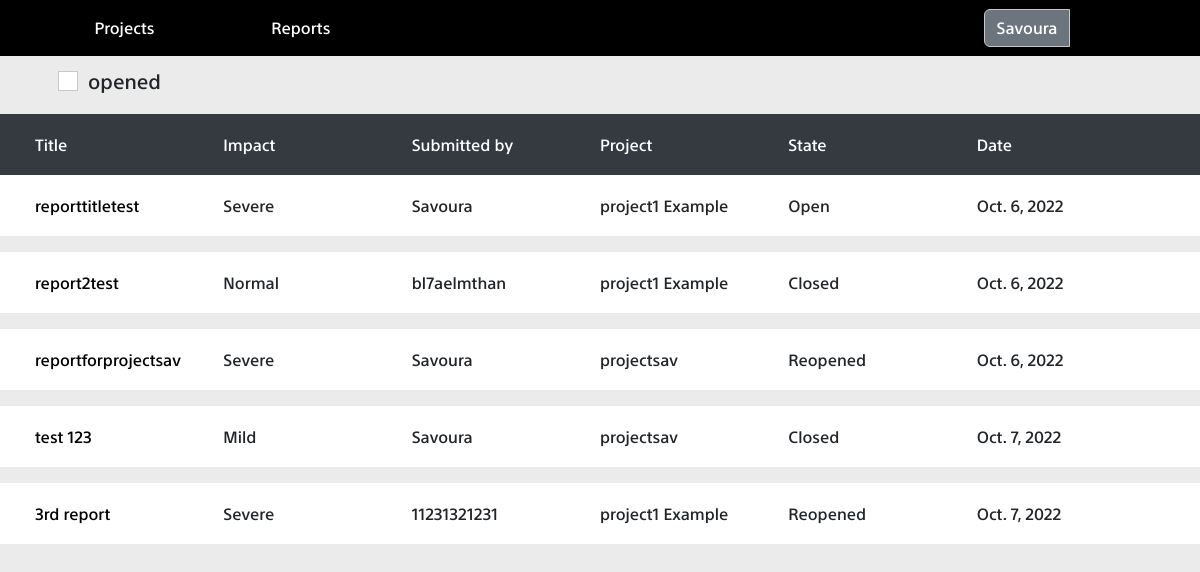
Before: /reports (signed in) with the older database file.
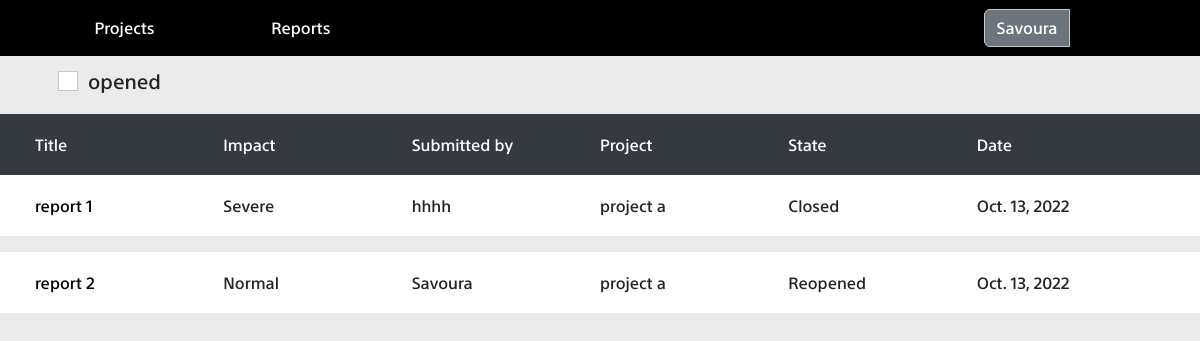
After: the same page with the newer database file.
### report/models.py (models this page shows, shortened)
class report(models.Model):
    title = models.CharField(max_length=30)
    options = (
        ("Severe", "severe")
        , ("Normal", "normal")
        , ("Mild", "mild")
    )
    severity = models.CharField(max_length=20, choices=options, default="severe")
    description = models.TextField()
    attachment = models.FileField(upload_to='static/uploads/', blank=True)
    states = (
        ("Open", "open")
        , ("Closed", "closed")
        , ("Reopened", "reopened")
    )
    state = models.CharField(max_length=20, choices=states, default="open")
    date_added = models.DateField()
    reported_by = models.ForeignKey(User, related_name="submitter", on_delete=models.SET_NULL, null=True)
    assigned_to = models.ManyToManyField(User ,related_name="assign")
    belongs_to = models.ForeignKey(project, on_delete=models.CASCADE , null=True, blank=True)

### project/models.py (models this page shows, shortened)
class project(models.Model):
	name = models.CharField(max_length = 40)
	date_added = models.DateField()
	bugs_count = models.IntegerField()

### report/views.py (the view)
# urls.py: path('reports' , all_reports , name="reports"),
@login_required(login_url = "signin")
def all_reports(request):
    reports = report.objects.all()
    context = {"reports": reports}
    if request.method == 'GET' and request.headers.get("ajax") == "true" and request.headers.get(
            "ajaxFunction") == "showOpen" and request.headers.get("method") == "open":
        rep = reports.exclude(state="Closed")
        return reports_collection_to_json(rep)
    elif request.method == 'GET' and request.headers.get("ajax") == "true" and request.headers.get(
            "ajaxFunction") == "showOpen" and request.headers.get("method") == "all":
        return reports_collection_to_json(reports)
    return render(request, "reports.html", context)

### templates/reports.html (shortened to what this page needs)
{% extends "base.html" %}
{% load static %}
{% block css_files %}
    <link rel="stylesheet" href="{% static 'bootstrap.min.css' %}">
    <link rel="stylesheet" href="{% static 'base.css' %}">
    <link rel="stylesheet" href="{% static 'home.css' %}">
{% endblock %}
{% block content %}
<div id="filter_opened"><div class="form-check mx-5">
        <input class="form-check-input" type="checkbox" value="" id="openfilter">
        <label class="form-check-label" for="flexCheckDefault">
             opened
        </label>
    </div></div>
<table id="reports_table" class="mt-3">
            <thead id="projects_head">
                <tr class="project_row">
                    <td class="project_cell">Title</td>
                    <td  class="project_cell">Impact</td>
                    <td class="project_cell">Submitted by</td>
                    <td class="project_cell">Project</td>
                    <td class="project_cell">State</td>
                    <td class="project_cell">Date</td>
                </tr>
            </thead>
        <tbody id="table_body">
        {% for report in reports %}
            <tr class="project_row data_row mb-3">
                <td class="project_cell project_data"><a href="{% url 'reports' %}/{{ report.id }}" class="black_color">{{ report.title }}</a></td>
                <td class="project_cell project_data">{{ report.severity }}</td>
                <td class="project_cell project_data">{{ report.reported_by }}</td>
                <td class="project_cell project_data">{{ report.belongs_to.name }}</td>
                <td class="project_cell project_data">{{ report.state }}</td>
                <td class="project_cell project_data">{{ report.date_added }}</td>
            </tr>
        {% endfor %}
        </tbody>
    </table>
{% endblock %}

### templates/base.html (shortened to what this page needs)
<html>
<head>
	{% load static %}
	{% block css_files %}{% endblock %}
</head>
<body>
	<nav class="navbar navbar-expand-lg bg-light">
		<div class="container-fluid">
			<div class="collapse navbar-collapse" id="navbarTogglerDemo01">
				<ul class="navbar-nav me-auto mb-2 mb-lg-0 ">
					<div id="left_section" class="d-flex justify-content-around align-items-center mx-4">
						<li class="nav-item">
							<a href="{% url 'home' %}" id="go_projects" class="nav-link active">Projects</a>
						</li>
						<li class="nav-item">
							<a href="{% url 'reports' %}" class="nav-link">Reports</a>
						</li>
					</div>
					<div class="btn-group user-container" >
						<button class="btn btn-secondary user_avatar" type="button" id="dropdownMenuButton" data-bs-toggle="dropdown" aria-expanded="false">
							{{ user.username }}
						</button>
					</div>
				</ul>
			</div>
		</div>
	</nav>
	<div id="additional" class="">
		{% block content %}
		{% endblock %}
	</div>
</body>
</html>

### static/base.css (style rules this page uses)
* { margin: 0; padding: 0; font-family: sst !important; }
.navbar , .container-fluid { background-color: black !important; }
.user-container { padding: 0 10% 0 0; }
#left_section { width: 30%; }
.navbar-nav { font-size: 100%; font-weight: 400; width: 100%; display: flex; margin: auto; justify-content: space-between; align-items: center; }
a { color: white !important; cursor: pointer; }

### static/home.css (style rules this page uses)
* { margin: 0; padding: 0; }
#additional { margin: 0 !important; padding: 0 !important; }
#projects_head { background-color: #343a40; color: white; display: flex; width: 100%; padding: 20px 35px; }
button { padding: 1% 2%; cursor: pointer; width: 65%; color: black; margin: auto; border: solid 1px #c8c8c8 !important; background-color: white; }
#table_body { display: flex; flex-direction: column; }
.project_row { width: 100%; display: flex; justify-content: space-between; }
.data_row { background-color: white; padding: 20px 35px; }
.project_cell { width: 33.3%; }
tr { align-items: center; }
input { border-radius: 0% !important; outline: none !important; border: solid 1px #c8c8c8 !important; }
.black_color { color: black !important; }
body { background-color: #EBEBEB; }
::placeholder { color: rgba(0,0,0,.55) !important; }
a:link , a:visited , a:hover ,a ,a:active { text-decoration: none; }
#reports_table { width: 100%; }
#filter_opened { display: flex; justify-content: flex-start; font-size: 20px; margin: 10px; }

Changed rows visible on the page:
removed report: title "reporttitletest", severity "Severe", reported_by "Savoura", belongs_to.name "project1 Example", state "Open", date_added "Oct. 6, 2022"
removed report: title "report2test", severity "Normal", reported_by "bl7aelmthan", belongs_to.name "project1 Example", state "Closed", date_added "Oct. 6, 2022"
removed report: title "reportforprojectsav", severity "Severe", reported_by "Savoura", belongs_to.name "projectsav", state "Reopened", date_added "Oct. 6, 2022"
removed report: title "test 123", severity "Mild", reported_by "Savoura", belongs_to.name "projectsav", state "Closed", date_added "Oct. 7, 2022"
removed report: title "3rd report", severity "Severe", reported_by "11231321231", belongs_to.name "project1 Example", state "Reopened", date_added "Oct. 7, 2022"
added report: title "report 1", severity "Severe", reported_by "hhhh", belongs_to.name "project a", state "Closed", date_added "Oct. 13, 2022"
added report: title "report 2", severity "Normal", reported_by "Savoura", belongs_to.name "project a", state "Reopened", date_added "Oct. 13, 2022"
